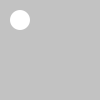
Frame 1 (no input)
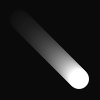
Frame 60 (the mouse pressed at the canvas centre just before this capture)
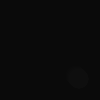
Frame 120 (the mouse held since frame 60 and released just before this capture)

The Processing sketch that drew these frames (run headless with seeded random() and noise(); from frame 60 on, the mouse is pressed at the canvas centre):

// Processing sketch: Example_31_05_2
// ── Example_31_05_2.pde
float x1 = 20;
float y1 = 20;
float x2 = 80;
float y2 = 80;
float x = 0;
float y = 0;
float d = 20.0;
float speed = 1.0;
int direction = 1;

void setup() {
  size(100, 100);
  smooth();
  noStroke();
  fill(255, 204);
  x = x1;
  y = y1;
}

void draw() {
  fill(0, 12);
  rect(0, 0, width, height);
  fill(255);
  if((x < x2) && (y < y2)){
    ellipse(x, y, d, d);
    x = x + speed;
    y = y + speed;
  }
}
